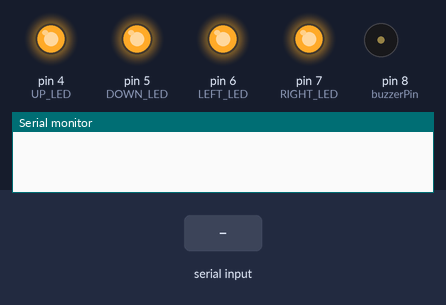
A sketch run on a simulated Arduino Uno, built with avr-gcc and run on an emulated ATmega328P. Parts: output pins drawn as LEDs (lit = HIGH), buzzer (waves = sounding, pin HIGH), the last lines printed to the serial monitor. Dashed ring = blinking. The test bench sets the inputs (shaded band).

Above: at 1.2 s.
1.3 s: "police\n" received over Serial
At 1.68 s:
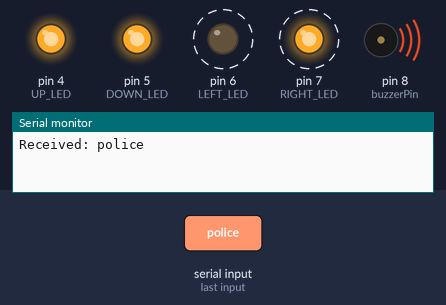
4.3 s: "left\n" received over Serial
At 5.4 s:
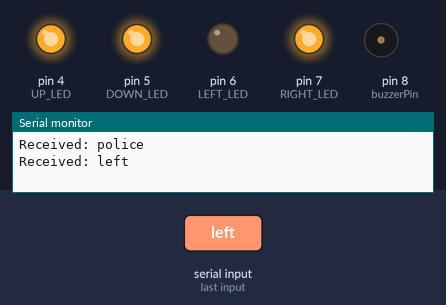
5.9 s: "up\n" received over Serial
At 6.4 s:
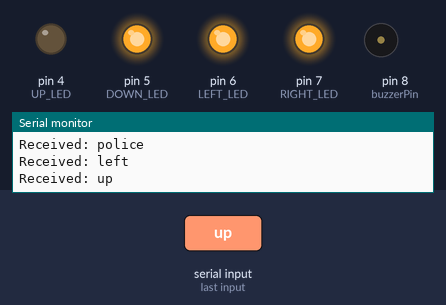
7.5 s: "right\n" received over Serial
At 8.8 s:
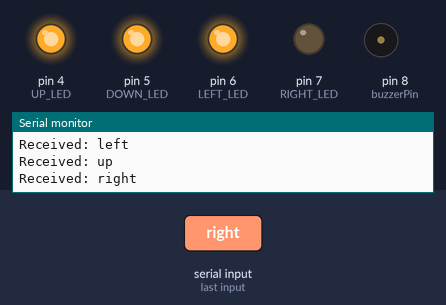
9.1 s: "down\n" received over Serial
At 10.1 s:
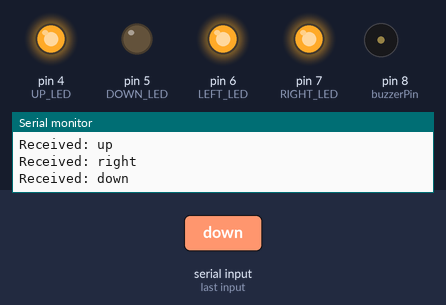
Timing chart, 0 to 11.7 s (numbered marks = the images above; inputs shaded):
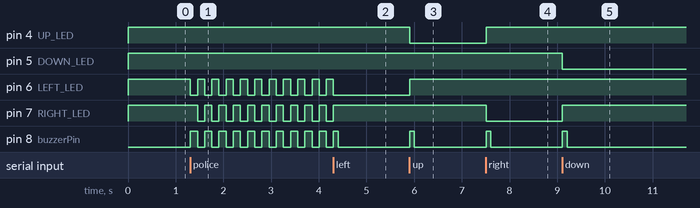

Measured:
- after the input at 1.3 s, pin 6 (LEFT_LED), pin 8 (buzzerPin): alternates HIGH for 0.15 s and LOW for 0.15 s, starting at once; pin 7 (RIGHT_LED): alternates HIGH for 0.15 s and LOW for 0.15 s, starting after 0.16 s
- after the input at 4.3 s, pin 6 (LEFT_LED): goes on until 4.3 s, then stays LOW; pin 7 (RIGHT_LED): goes on until 4.3 s, then stays HIGH
- after the input at 5.9 s, pin 4 (UP_LED): HIGH → LOW at once; pin 6 (LEFT_LED): LOW → HIGH at once; pin 8 (buzzerPin): LOW → HIGH at once, → LOW 0.10 s later
- after the input at 7.5 s, pin 4 (UP_LED): LOW → HIGH at once; pin 7 (RIGHT_LED): HIGH → LOW at once; pin 8 (buzzerPin): LOW → HIGH at once, → LOW 0.10 s later
- after the input at 9.1 s, pin 5 (DOWN_LED): HIGH → LOW at once; pin 7 (RIGHT_LED): LOW → HIGH at once; pin 8 (buzzerPin): LOW → HIGH at once, → LOW 0.10 s later

The sketch:

bluetooth_police.ino
```cpp
const int LEFT_LED = 6;   // Change as per your wiring
const int UP_LED = 4;
const int RIGHT_LED = 7;
const int DOWN_LED = 5;
const int buzzerPin = 8;

const int ledPins[] = {LEFT_LED, UP_LED, RIGHT_LED, DOWN_LED};
const int NUM_LEDS = 4;

bool policeMode = false;

void setup() {
  Serial.begin(9600); // HC-05 default
  pinMode(buzzerPin, OUTPUT);
  digitalWrite(buzzerPin, LOW);

  for (int i = 0; i < NUM_LEDS; i++) {
    pinMode(ledPins[i], OUTPUT);
    digitalWrite(ledPins[i], HIGH); // All LEDs OFF (common anode)
  }
}

void loop() {
  // Check for Bluetooth command
  if (Serial.available()) {
    String input = Serial.readStringUntil('\n');
    input.trim();

    Serial.print("Received: ");
    Serial.println(input);

    // Turn OFF police mode if any command except "police"
    if (!input.equalsIgnoreCase("police")) {
      policeMode = false;
      // Turn all LEDs OFF
      for (int i = 0; i < NUM_LEDS; i++) {
        digitalWrite(ledPins[i], HIGH);
      }
    }

    int ledIndex = -1;
    if (input.equalsIgnoreCase("left"))  ledIndex = 0;
    else if (input.equalsIgnoreCase("up"))    ledIndex = 1;
    else if (input.equalsIgnoreCase("right")) ledIndex = 2;
    else if (input.equalsIgnoreCase("down"))  ledIndex = 3;

    if (ledIndex != -1) {
      digitalWrite(ledPins[ledIndex], LOW); // ON for common anode, HIGH for cathode
      // Beep for feedback
      digitalWrite(buzzerPin, HIGH);
      delay(100);
      digitalWrite(buzzerPin, LOW);
    }

    // Start police mode
    if (input.equalsIgnoreCase("police")) {
      policeMode = true;
    }
  }

  // Police mode effect (LEFT and RIGHT flash, buzzer beeps)
  while (policeMode) {
    // LEFT ON, RIGHT OFF
    digitalWrite(LEFT_LED, LOW);
    digitalWrite(RIGHT_LED, HIGH);
    digitalWrite(UP_LED, HIGH);
    digitalWrite(DOWN_LED, HIGH);
    digitalWrite(buzzerPin, HIGH);
    delay(150);

    // LEFT OFF, RIGHT ON
    digitalWrite(LEFT_LED, HIGH);
    digitalWrite(RIGHT_LED, LOW);
    digitalWrite(buzzerPin, LOW);
    delay(150);

    // Check if a new command comes in to exit police mode
    if (Serial.available()) {
      String newInput = Serial.readStringUntil('\n');
      newInput.trim();
      Serial.print("Received: ");
      Serial.println(newInput);

      if (!newInput.equalsIgnoreCase("police")) {
        policeMode = false;
        // Turn all LEDs OFF
        for (int i = 0; i < NUM_LEDS; i++) {
          digitalWrite(ledPins[i], HIGH);
        }
        digitalWrite(buzzerPin, LOW);
        // Optionally, handle other commands immediately:
        int ledIndex = -1;
        if (newInput.equalsIgnoreCase("left"))  ledIndex = 0;
        else if (newInput.equalsIgnoreCase("up"))    ledIndex = 1;
        else if (newInput.equalsIgnoreCase("right")) ledIndex = 2;
        else if (newInput.equalsIgnoreCase("down"))  ledIndex = 3;
        if (ledIndex != -1) {
          digitalWrite(ledPins[ledIndex], LOW);
          digitalWrite(buzzerPin, HIGH);
          delay(100);
          digitalWrite(buzzerPin, LOW);
        }
        break;
      }
    }
  }
}
```
